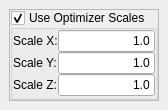
<?xml version="1.0" encoding="UTF-8"?>
<ui version="4.0">
 <class>QmitkScaleTransformControls</class>
 <widget class="QWidget" name="QmitkScaleTransformControls">
  <property name="geometry">
   <rect>
    <x>0</x>
    <y>0</y>
    <width>143</width>
    <height>110</height>
   </rect>
  </property>
  <property name="windowTitle">
   <string>Form</string>
  </property>
  <layout class="QVBoxLayout" name="verticalLayout_3">
   <property name="spacing">
    <number>6</number>
   </property>
   <property name="margin">
    <number>9</number>
   </property>
   <item>
    <widget class="QFrame" name="m_ScaleTransformFrame">
     <property name="frameShape">
      <enum>QFrame::StyledPanel</enum>
     </property>
     <property name="frameShadow">
      <enum>QFrame::Raised</enum>
     </property>
     <layout class="QVBoxLayout" name="verticalLayout_2">
      <property name="spacing">
       <number>0</number>
      </property>
      <property name="margin">
       <number>0</number>
      </property>
      <item>
       <widget class="QGroupBox" name="m_UseOptimizerScalesScale">
        <property name="title">
         <string>Use Optimizer Scales</string>
        </property>
        <property name="flat">
         <bool>true</bool>
        </property>
        <property name="checkable">
         <bool>true</bool>
        </property>
        <layout class="QVBoxLayout" name="verticalLayout">
         <property name="spacing">
          <number>0</number>
         </property>
         <property name="margin">
          <number>0</number>
         </property>
         <item>
          <layout class="QHBoxLayout" name="_28">
           <item>
            <layout class="QVBoxLayout" name="_30">
             <item>
              <widget class="QLabel" name="textLabel1_8">
               <property name="font">
                <font>
                 <weight>50</weight>
                 <bold>false</bold>
                </font>
               </property>
               <property name="text">
                <string>Scale X:</string>
               </property>
               <property name="wordWrap">
                <bool>false</bool>
               </property>
              </widget>
             </item>
             <item>
              <widget class="QLabel" name="textLabel2_6">
               <property name="font">
                <font>
                 <weight>50</weight>
                 <bold>false</bold>
                </font>
               </property>
               <property name="text">
                <string>Scale Y:</string>
               </property>
               <property name="wordWrap">
                <bool>false</bool>
               </property>
              </widget>
             </item>
             <item>
              <widget class="QLabel" name="textLabel3_5">
               <property name="font">
                <font>
                 <weight>50</weight>
                 <bold>false</bold>
                </font>
               </property>
               <property name="text">
                <string>Scale Z:</string>
               </property>
               <property name="wordWrap">
                <bool>false</bool>
               </property>
              </widget>
             </item>
            </layout>
           </item>
           <item>
            <layout class="QVBoxLayout" name="_34">
             <item>
              <widget class="QLineEdit" name="m_ScalesScaleTransformScaleX">
               <property name="minimumSize">
                <size>
                 <width>0</width>
                 <height>20</height>
                </size>
               </property>
               <property name="font">
                <font>
                 <weight>50</weight>
                 <bold>false</bold>
                </font>
               </property>
               <property name="text">
                <string>1.0</string>
               </property>
               <property name="alignment">
                <set>Qt::AlignRight</set>
               </property>
              </widget>
             </item>
             <item>
              <widget class="QLineEdit" name="m_ScalesScaleTransformScaleY">
               <property name="minimumSize">
                <size>
                 <width>0</width>
                 <height>20</height>
                </size>
               </property>
               <property name="font">
                <font>
                 <weight>50</weight>
                 <bold>false</bold>
                </font>
               </property>
               <property name="text">
                <string>1.0</string>
               </property>
               <property name="alignment">
                <set>Qt::AlignRight</set>
               </property>
              </widget>
             </item>
             <item>
              <widget class="QLineEdit" name="m_ScalesScaleTransformScaleZ">
               <property name="minimumSize">
                <size>
                 <width>0</width>
                 <height>20</height>
                </size>
               </property>
               <property name="font">
                <font>
                 <weight>50</weight>
                 <bold>false</bold>
                </font>
               </property>
               <property name="text">
                <string>1.0</string>
               </property>
               <property name="alignment">
                <set>Qt::AlignRight</set>
               </property>
              </widget>
             </item>
            </layout>
           </item>
          </layout>
         </item>
        </layout>
       </widget>
      </item>
     </layout>
    </widget>
   </item>
  </layout>
 </widget>
 <resources/>
 <connections/>
</ui>
